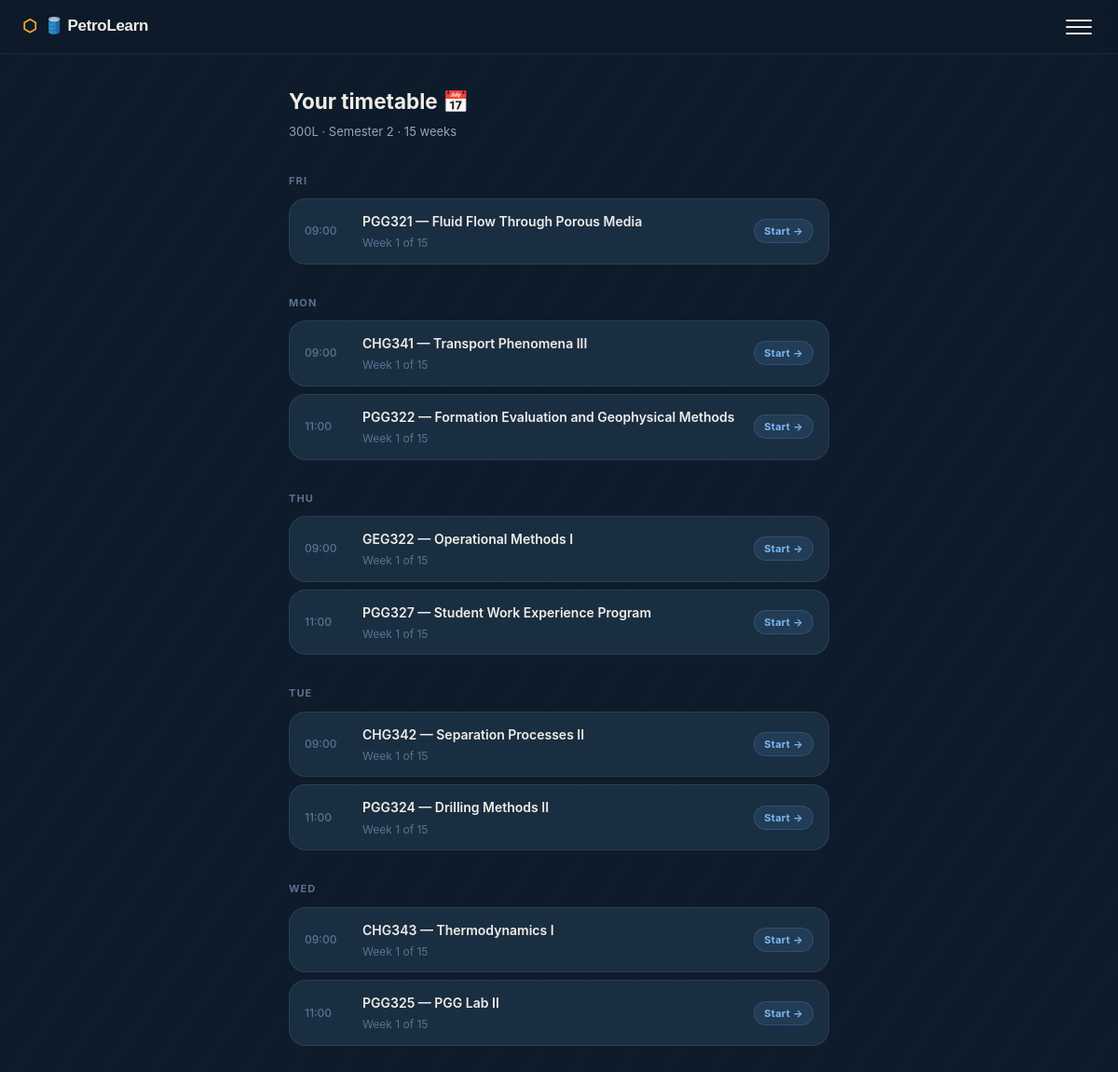
Before: /timetable/ (signed in) with the older database file.
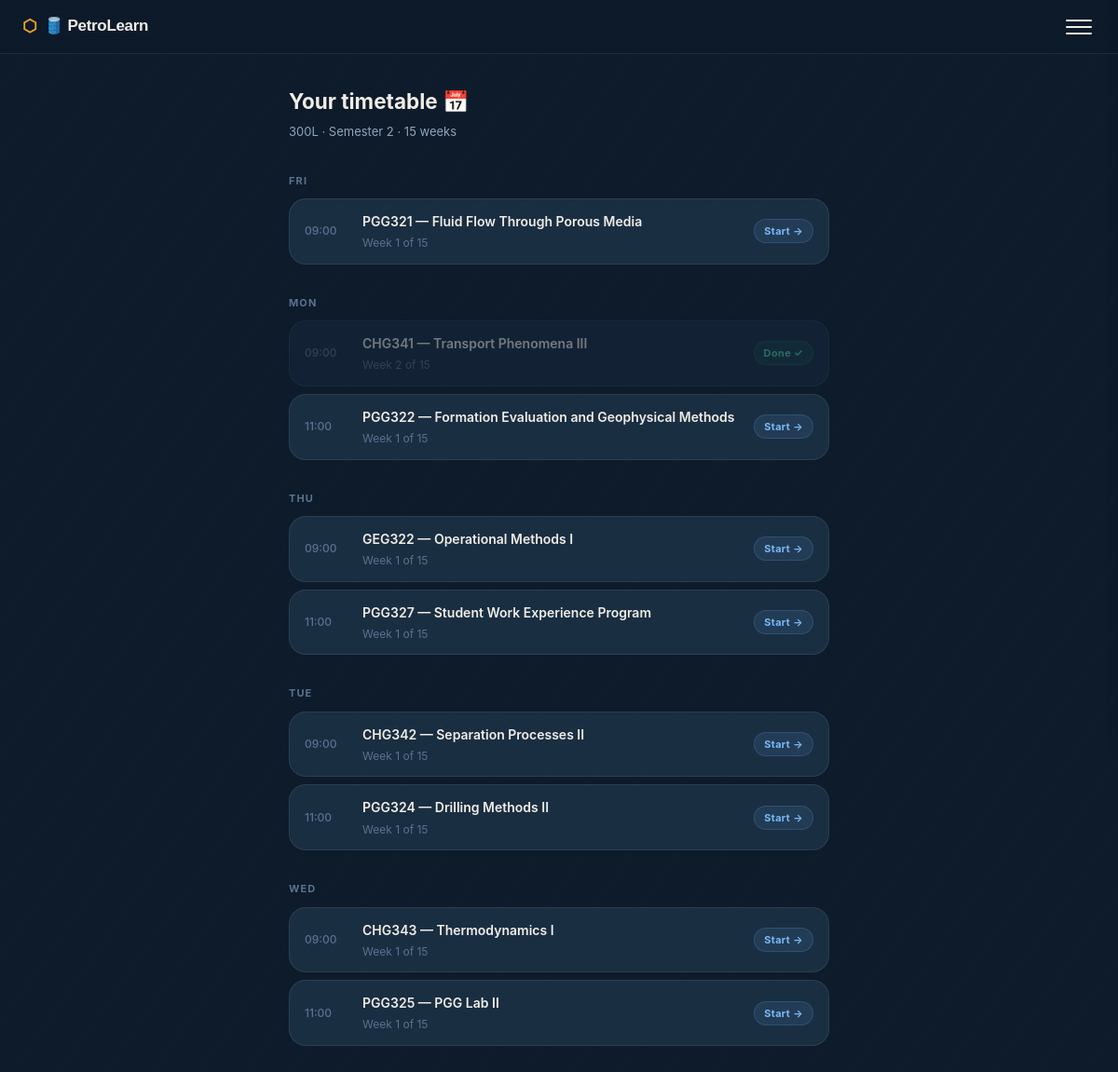
After: the same page with the newer database file.
### core/models.py (models this page shows, shortened)
class TimetableEntry(models.Model):
    DAYS = [("Mon", "Monday"), ("Tue", "Tuesday"), ("Wed", "Wednesday"), ("Thu", "Thursday"), ("Fri", "Friday")]
    student = models.ForeignKey(StudentProfile, on_delete=models.CASCADE, related_name="timetable")
    course_code = models.CharField(max_length=10)
    course_title = models.CharField(max_length=100)
    day = models.CharField(max_length=3, choices=DAYS)
    time = models.CharField(max_length=10, default="09:00")
    week_number = models.IntegerField(default=1)
    total_weeks = models.IntegerField(default=15)
    is_completed = models.BooleanField(default=False)
    is_missed = models.BooleanField(default=False)
    rescheduled_to = models.DateField(null=True, blank=True)
    class Meta:
        ordering = ["day", "time"]

### core/views.py (the view)
# urls.py: path("timetable/", views.timetable_view, name="timetable"),
@login_required
def timetable_view(request):
    if not hasattr(request.user, "profile"):
        return redirect("onboarding")
    profile = request.user.profile
    timetable = profile.timetable.all()
    return render(request, "core/timetable.html", {"timetable": timetable, "profile": profile})

### templates/core/timetable.html (shortened to what this page needs)
{% extends "core/base.html" %}
{% block content %}
<div class="page-container">
  <h2 style="margin-bottom:4px">Your timetable 📅</h2>
  <p class="greeting-sub" style="margin-bottom:1.5rem">{{ profile.level }}L · Semester {{ profile.semester }} · 15 weeks</p>
  {% regroup timetable by day as day_list %}
  {% for day in day_list %}
  <p class="section-label">{{ day.grouper }}</p>
  {% for entry in day.list %}
  <div class="tt-row {% if entry.is_completed %}tt-done{% elif entry.is_missed %}tt-missed{% endif %}">
    <div class="tt-time">{{ entry.time }}</div>
    <div class="tt-info">
      <div class="tt-course">{{ entry.course_code }} — {{ entry.course_title }}</div>
      <div class="tt-week">Week {{ entry.week_number }} of {{ entry.total_weeks }}</div>
    </div>
    <div>
      {% if entry.is_completed %}
        <span class="badge badge-green">Done ✓</span>
      {% elif entry.is_missed %}
        <span class="badge badge-amber">Rescheduled</span>
      {% else %}
        <a href="{% url 'session' entry.course_code %}" class="badge badge-blue">Start →</a>
      {% endif %}
    </div>
  </div>
  {% endfor %}
  {% empty %}
  <p style="color:var(--text-secondary)">No timetable yet. Complete onboarding first.</p>
  {% endfor %}
</div>
{% endblock %}

Changed rows visible on the page:
changed TimetableEntry "CHG341": is_completed False → True (drawn); week_number "1" → "2"
Other visible differences:
list line gone: "Start →"
new list line: "Done ✓"
